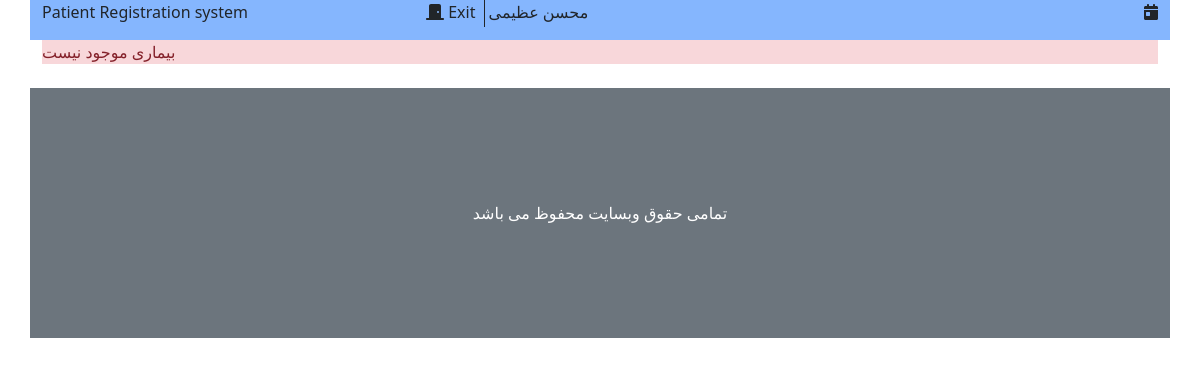
Page /visit/patient/ (signed in) on the earlier database version.
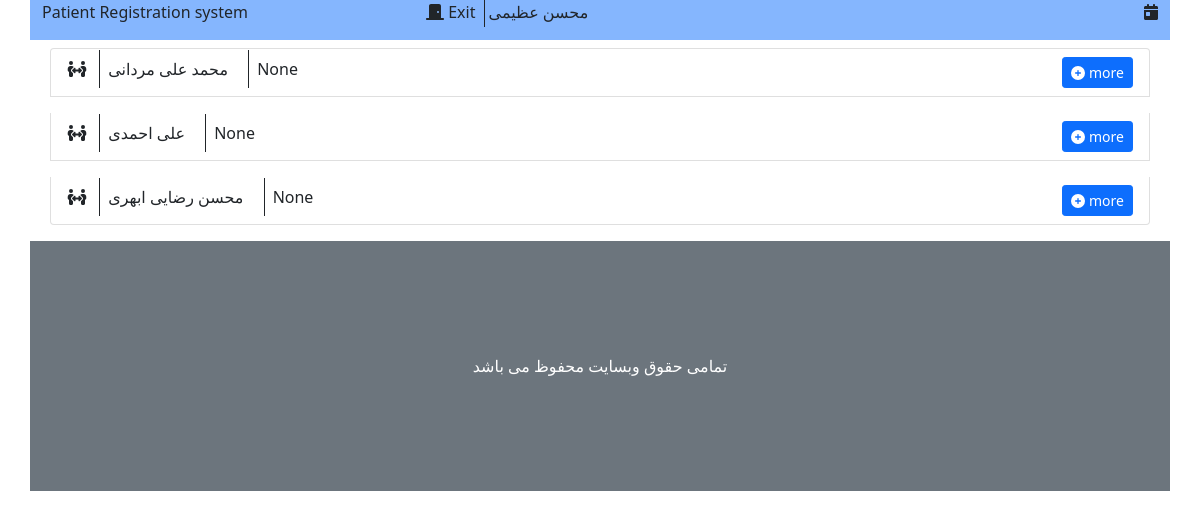
Same page on the later database version.
### account/models.py (models this page shows, shortened)
class profile(models.Model):
    class Meta:
        verbose_name = 'ساخت حساب دکتر'
        verbose_name_plural = 'ساخت حساب دکتر'
    user = models.OneToOneField(User, on_delete=models.CASCADE, verbose_name='حساب کاربری', null=True)
    fullname = models.CharField('نام کامل', max_length=120, default='')
    age = models.IntegerField('سن', null=True)
    city = models.CharField('شهر', max_length=50, null=True)
    phone = models.CharField('تلفن', max_length=12, null=True)
    Secretary, Doctor, AdminSystem = 0, 1, 2
    role_list = [(Secretary, 'منشی (سطح 0)'), (Doctor, 'دکتر (سطح 1)'), (AdminSystem, 'ادمین سیستم (سطح 3)')]
    role = models.IntegerField('سطح دسترسی', choices=role_list, null=True, default=0, blank=True)
    General, Specialist, SuperSpecialist = 0, 1, 2
    deg = [(General, 'عمومی'), (Specialist, 'تخصص'), (SuperSpecialist, 'فوق تخصص')]
    degree = models.IntegerField('درجه تحصیلی', choices=deg, null=True, blank=True)
    title = models.CharField('عنوان دکتر', null=True, max_length=50)
    address = models.TextField('آدرس', null=True)

### visit/models.py (models this page shows, shortened)
class Patient(models.Model):
    class Meta:
        verbose_name = 'بیمار'
        verbose_name_plural = 'بیمار'
    file_number = models.CharField(primary_key=True, max_length=10)
    fullname = models.CharField('نام کامل', max_length=120)
    age = models.DateTimeField('تاریخ تولد', null=True)
    phone = models.CharField('تلفن', max_length=11, null=True)

### visit/views.py (the view)
# urls.py: path('patient/', show_patient, name='show_patient'),
@login_required
def show_patient(request):
    patient = Patient.objects.all()
    context = {
        'patient': patient,
        'count': patient.__len__(),
        'date': time_now
    }
    return render(request, 'visit/show_patient.html', context)

### visit/templates/visit/show_patient.html (shortened to what this page needs)
{% extends "visit/_base.html" %}
{% block main %}
    <ul class="list-group">
        {% if patient %}
            {% for people in patient %}
                <li class="list-group-item m-2">
                    <i class="fa fa-people-arrows"></i>
                    <span class="border-start border-dark p-2 m-2">{{ people.fullname }}</span>
                    <span class="border-start border-dark p-2">{{ people.age }}</span>
                    <button type="button" class="btn btn-primary btn-sm float-end">
                        <i class="fa fa-plus-circle"></i>
                        more
                    </button>
                </li>
            {% endfor %}
        {% else %}
            <p class="alert-danger">بیماری موجود نیست</p>
        {% endif %}
    </ul>
{% endblock %}

### visit/templates/visit/_base.html (shortened to what this page needs)
{% load static %}
<!DOCTYPE html>
<html lang="en">
<head>
    <link rel="stylesheet" href="{% static "visit/css/bootstrap.css" %}">
    <link rel="stylesheet" href="{% static "visit/css/all.css" %}">
</head>
<body>
<div class="container">
    <div class="header">
        <div class="row bg-primary bg-opacity-50">
            <div class="col-4 text-start">
                <p class=""><a href="{% url "visit:main_page" %}" class="text-decoration-none text-dark">Patient Registration system</a></p>
            </div>
            <div class="col-4 center-block">
                {% if user.is_authenticated %}
                    <a class="text-decoration-none border-dark border-end p-1 text-dark" href="{% url "account:logout_view" %}">
                        <i class="fa fa-door-closed"></i>
                        Exit
                    </a>
                    {% if user.profile.fullname == ""%}
                        <span class="p-1"> {{ user.get_username }}</span>
                    {% else %}
                        <span class="p-1">{{ user.profile.fullname }}</span>
                    {% endif %}
                {% endif %}
            </div>
            <div class="col-4 text-end">
            <i class="fa fa-calendar-day"></i>
            </div>
        </div>
    </div>
    <div class="content">
        {% block main %}
        {% endblock %}
    </div>
    <div class="footer">
         <div class="row align-items-center bg-secondary my-2" style="height: 250px">
            <span class="text-center text-white">تمامی حقوق وبسایت محفوظ می باشد</span>
         </div>
    </div>
</div>
</body>
</html>

### visit/static/visit/css/all.css (style rules this page uses)
.fa-calendar-day:before { content: "\f783"; }
.fa-door-closed:before { content: "\f52a"; }
.fa-people-arrows:before { content: "\e068"; }

Differences in the rows shown:
added Patient: fullname "محمد علی مردانی", age "None"
added Patient: fullname "علی احمدی", age "None"
added Patient: fullname "محسن رضایی ابهری", age "None"
Other differences:
text no longer shown: "بیماری موجود نیست"
